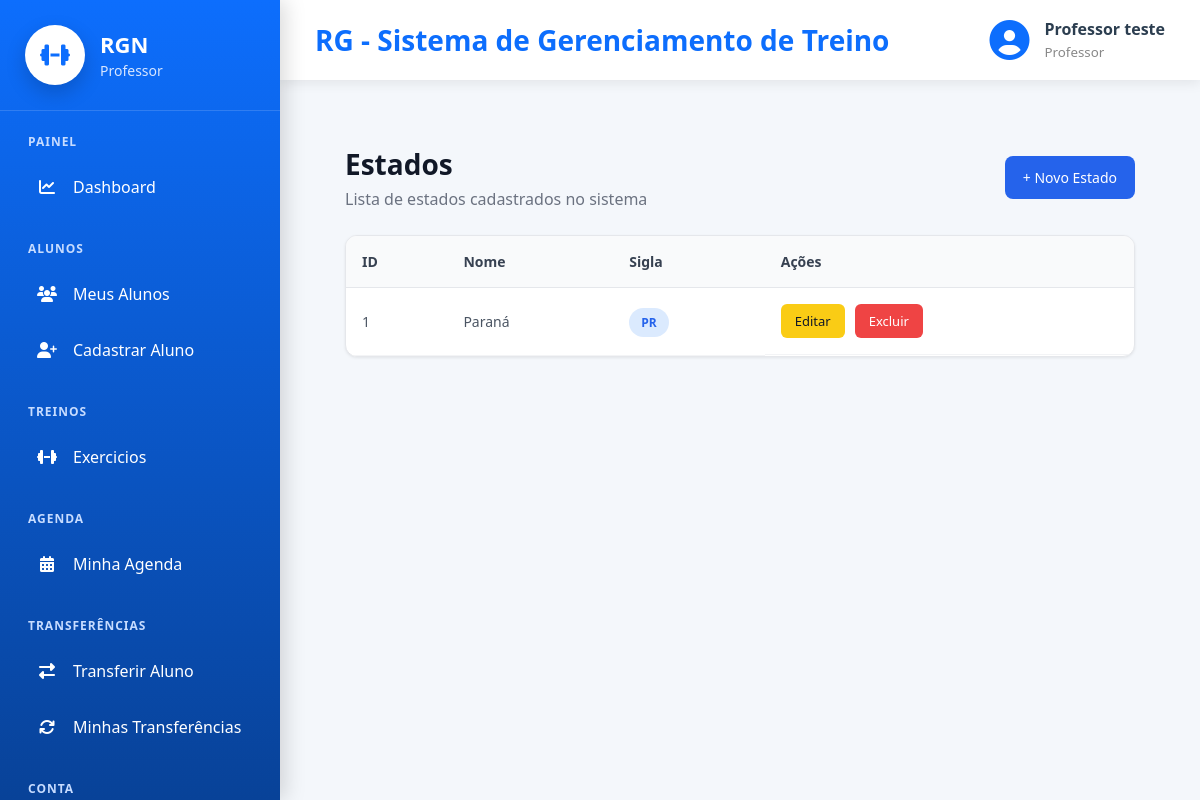
The app's page /cadastros/listar/estado/ (signed in) with its own data.
### cadastros/models.py (models this page shows, shortened)
class Auditoria(models.Model):
    cadastrado_em = models.DateTimeField(auto_now_add=True, verbose_name="Cadastrado em")
    atualizado_em = models.DateTimeField(auto_now=True, verbose_name="Atualizado em")
    class Meta:
        abstract = True

class Pessoa(Auditoria):
    TIPO_CHOICES = [
        ('ALUNO', 'Aluno'),
        ('PROFESSOR', 'Professor')
    ]
    SEXO_CHOICES = [
        ('M', 'Masculino'),
        ('F', 'Feminino'),
        ('O', 'Outro'),
    ]
    NIVEL_CHOICES = [
        (1, 'Iniciante'),
        (2, 'Intermediário'),
        (3, 'Avançado'),
    ]
    tipo = models.CharField(max_length=20, choices=TIPO_CHOICES, verbose_name="Tipo de Pessoa")
    nome = models.CharField(max_length=50, verbose_name="Nome")
    idade = models.IntegerField(verbose_name="Idade", null=True, blank=True)
    cpf = models.CharField(max_length=11, unique=True, verbose_name="CPF")
    telefone = models.CharField(max_length=15, verbose_name="Telefone")
    objetivo = models.TextField(verbose_name="Objetivo", null=True, blank=True)
    sexo = models.CharField(max_length=20, choices=SEXO_CHOICES, verbose_name="Sexo", null=True, blank=True)
    nivel = models.IntegerField(choices=NIVEL_CHOICES, verbose_name="Nível", null=True, blank=True)
    cidade = models.ForeignKey(Cidade, on_delete=models.PROTECT)
    professor = models.ForeignKey("self", on_delete=models.PROTECT, related_name="alunos", limit_choices_to={"tipo": "PROFESSOR"}, null=True, blank=True)
    usuario = models.OneToOneField("auth.User", on_delete=models.CASCADE, related_name="pessoa_usuario")

class Estado(Auditoria):
    nome = models.CharField(max_length=50, verbose_name="Nome do Estado")
    sigla = models.CharField(max_length=2, verbose_name="Sigla")

### cadastros/views.py (the view)
# urls.py: path('listar/estado/', EstadoList.as_view(), name="listar-estado"),
class EstadoList(LoginRequiredMixin, GroupRequiredMixin, ListView):
    login_url = reverse_lazy('login')
    model = Estado
    template_name = 'cadastros/listar_estado.html'
    group_required = ["Administrador"]

### cadastros/templates/cadastros/listar_estado.html
{% extends 'modelo.html' %}
{% load static %}
{% block css %}
<link rel="stylesheet" href="{% static 'css/cadastros/listar_estado.css' %}">
<link rel="stylesheet" href="{% static 'css/paginas/modelo.css' %}">
{% endblock %}
{% block main %}
<div class="list-container">
    <div class="list-header">
        <div>
            <h2>Estados</h2>
            <p>Lista de estados cadastrados no sistema</p>
        </div>
        <a href="{% url 'cadastrar-estado' %}" class="btn-novo">
            + Novo Estado
        </a>
    </div>
    <div class="table-container">
        <table class="table-list">
            <thead>
                <tr>
                    <th>ID</th>
                    <th>Nome</th>
                    <th>Sigla</th>
                    <th>Ações</th>
                </tr>
            </thead>
            <tbody>
                {% for estado in object_list %}
                <tr>
                    <td>{{ estado.id }}</td>
                    <td>{{ estado.nome }}</td>
                    <td>
                        <span class="badge">
                            {{ estado.sigla }}
                        </span>
                    </td>
                    <td class="acoes">
                        <a href="{% url 'editar-estado' estado.id %}" class="btn-editar">
                            Editar
                        </a>
                        <a href="{% url 'excluir-estado' estado.id %}" class="btn-deletar">
                            Excluir
                        </a>
                    </td>
                </tr>
                {% empty %}
                <tr>
                    <td colspan="4" class="sem-registro">
                        Nenhum estado cadastrado.
                    </td>
                </tr>
                {% endfor %}
            </tbody>
        </table>
    </div>
</div>
{% endblock %}

### paginas/templates/modelo.html (shortened to what this page needs)
{% load static %}
<!DOCTYPE html>
<html lang="pt-br">
<head>
    <link rel="stylesheet" href="{% static 'css/paginas/modelo.css' %}">
    <link rel="stylesheet" href="{% static 'css/paginas/menu.css' %}">
    <link rel="stylesheet" href="{% static 'css/paginas/dashboard/dashboard_admin.css' %}">
    <link rel="stylesheet" href="{% static 'css/paginas/dashboard/dashboard_aluno.css' %}">
    <link rel="stylesheet" href="{% static 'css/paginas/dashboard/dashboard_professor.css' %}">
    <link rel="stylesheet"
          href="https://cdnjs.cloudflare.com/ajax/libs/font-awesome/6.7.2/css/all.min.css">
    {% block css %}
    {% endblock %}
</head>
<body>
<div class="layout">
    {% if request.user.is_authenticated %}
        {% if is_admin %}
            {% include 'menus/menu_admin.html' %}
        {% elif is_professor %}
            {% include 'menus/menu_professor.html' %}
        {% elif is_aluno %}
            {% include 'menus/menu_aluno.html' %}
        {% endif %}
    {% endif %}
    <div class="main-area">
        <header class="topbar">
            <div class="titulo">
                <h2>
                    {% block titulo %}
                        RG - Sistema de Gerenciamento de Treino
                    {% endblock %}
                </h2>
            </div>
            {% if request.user.is_authenticated %}
            <div class="usuario">
                <i class="fas fa-circle-user"></i>
                <div>
                    <strong>
                        {{ request.user.pessoa_usuario.nome }}
                    </strong>
                    <small>
                        {% if is_admin %}
                            Administrador
                        {% elif is_professor %}
                            Professor
                        {% elif is_aluno %}
                            Aluno
                        {% endif %}
                    </small>
                </div>
            </div>
            {% endif %}
        </header>
        <main class="conteudo">
            {% block main %}
            {% endblock %}
        </main>
    </div>
</div>
</body>
</html>

### static/css/paginas/modelo.css (style rules this page uses)
* { margin:0; padding:0; box-sizing:border-box; font-family:"Segoe UI",sans-serif; }
body { background:#f4f7fb; color:#2c3e50; }
.layout { display:flex; min-height:100vh; }
.main-area { margin-left:280px; width:calc(100% - 280px); display:flex; flex-direction:column; }
.topbar { height:80px; background:white; display:flex; justify-content:space-between; align-items:center; padding:0 35px; box-shadow:0 3px 12px rgba(0,0,0,.08); }
.titulo h2 { color:#0d6efd; font-size:28px; }
.usuario { display:flex; align-items:center; gap:15px; }
.usuario i { font-size:40px; color:#0d6efd; }
.usuario strong { display:block; font-size:16px; }
.usuario small { color:#888; }
.conteudo { flex:1; padding:35px; }

### static/css/paginas/menu.css (style rules this page uses)
.badge { background: #dc3545; color: white; font-size: 11px; font-weight: 700; padding: 2px 7px; border-radius: 10px; margin-left: auto; }

### static/css/paginas/dashboard/dashboard_admin.css (style rules this page uses)
* { margin:0; padding:0; box-sizing:border-box; }

### static/css/cadastros/listar_estado.css (style rules this page uses)
.list-container { padding:30px; }
.list-header { display:flex; align-items:center; justify-content:space-between; margin-bottom:25px; }
.list-header h2 { font-size:28px; color:#111827; margin-bottom:5px; }
.list-header p { color:#6b7280; }
.btn-novo { background:#2563eb; color:#fff; padding:12px 18px; border-radius:8px; text-decoration:none; font-size:14px; font-weight:500; transition:0.2s; }
.table-container { background:#fff; border-radius:12px; overflow:hidden; border:1px solid #e5e7eb; box-shadow:0 1px 3px rgba(0,0,0,0.08); }
.table-list { width:100%; border-collapse:collapse; }
.table-list thead { background:#f9fafb; }
.table-list th { padding:16px; text-align:left; font-size:14px; color:#374151; border-bottom:1px solid #e5e7eb; }
.table-list td { padding:16px; font-size:14px; color:#4b5563; border-bottom:1px solid #f3f4f6; }
.badge { background:#dbeafe; color:#2563eb; padding:6px 12px; border-radius:20px; font-size:12px; font-weight:600; }
.acoes { display:flex; gap:10px; }
.btn-editar { background:#facc15; color:#111827; padding:8px 14px; border-radius:6px; text-decoration:none; font-size:13px; transition:0.2s; }
.btn-deletar { background:#ef4444; color:#fff; padding:8px 14px; border-radius:6px; text-decoration:none; font-size:13px; transition:0.2s; }

### records on screen
Estado: id "1", nome "Paraná", sigla "PR"

### other values on screen
{{ request.user.pessoa_usuario.nome }} "Professor teste"
